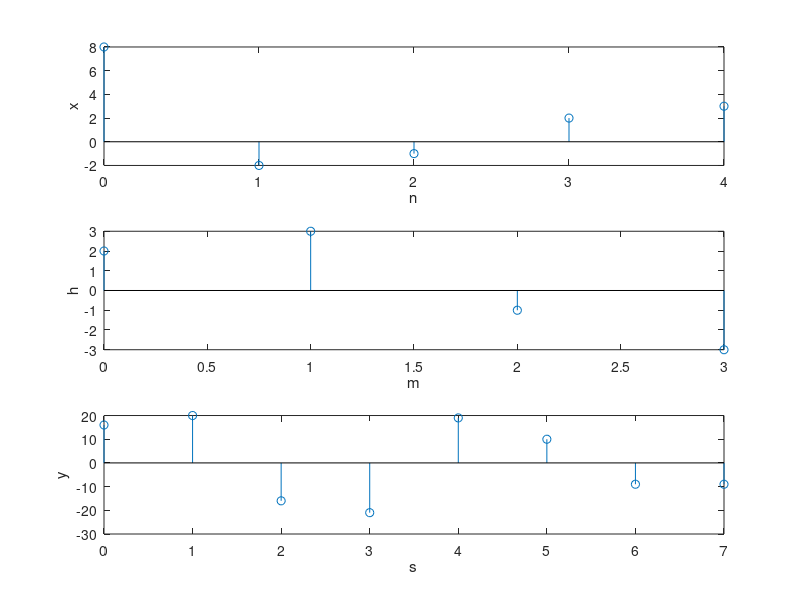

Write MATLAB code to recreate this figure.
% 计算序列 {8 -2 -1 2 3} 和序列 {2 3 -1 -3} 的离散卷积，并作图表示卷积结果。
clear;clc;
x=[8,-2,-1,2,3];
h=[2,3,-1,-3];
n=0:length(x)-1;
m=0:length(h)-1;
s=0:(length(x)+length(h)-2);
y=conv(x,h);
subplot(3,1,1);stem(n,x);xlabel('n');ylabel('x');
subplot(3,1,2);stem(m,h);xlabel('m');ylabel('h');
subplot(3,1,3);stem(s,y);xlabel('s');ylabel('y');
